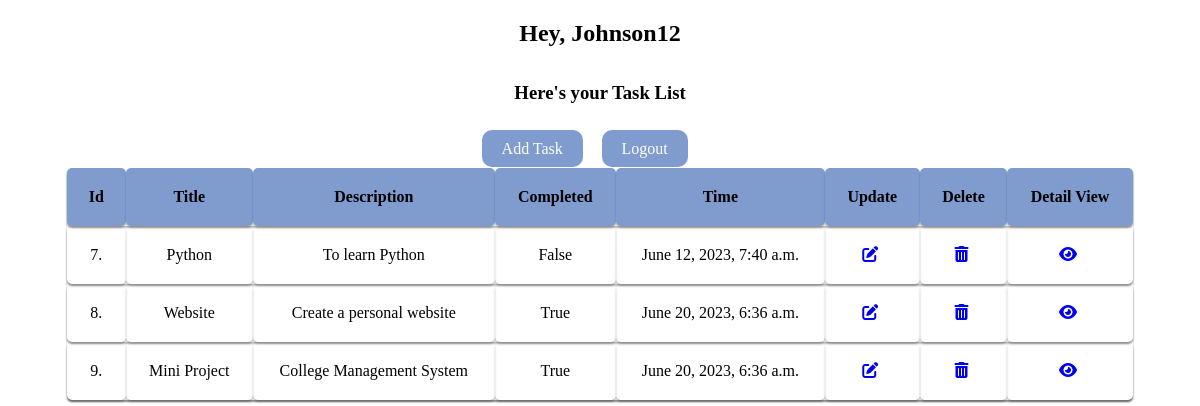
The app's page /list/ (signed in) with its own data.
### todos/models.py (models this page shows, shortened)
class Task(models.Model):
    user = models.ForeignKey(User, on_delete=models.CASCADE, null=True, blank=True)
    title = models.CharField(max_length=150, null=True, blank=True)
    description = models.TextField(default='')
    completed = models.BooleanField(default=False)
    created = models.DateTimeField(auto_now_add=True)

### todos/views.py (the view)
# urls.py: path('list/', TaskList.as_view(), name='task'),  # for class based
class TaskList(LoginRequiredMixin, ListView):
    model = Task  # model that is used
    context_object_name = 'task'  # variable name in template context(making user friendly)
    template_name = 'list.html'
    def get_context_data(self, **kwargs):
        context = super().get_context_data(**kwargs)
        context['task'] = context['task'].filter(user=self.request.user)
        context['count'] = context['task'].filter(completed=False).count()
        return context

### templates/list.html (shortened to what this page needs)
{% load static %}
<!DOCTYPE html>
<html lang="en">
<head>
    <link rel="stylesheet" href="https://cdnjs.cloudflare.com/ajax/libs/font-awesome/6.2.1/css/all.min.css"
/>
    <link rel="stylesheet" href="{% static 'list_style.css' %}">
</head>
<body>
<div class="header-bar">
    <div>
        <h2>Hey, {{ user.username | title}}</h2>
        <h3>Here's your Task List</h3>
    </div>
</div>
<div class="task-btn">
    <div class="add-btn">
        <a href="{% url 'task-create' %}">Add Task</a>
    </div>
    <div class="logout-btn">
        {% if request.user.is_authenticated %}
        <a class="btn" href="{% url 'logout' %}">Logout</a>
        {% else %}
        <a class="btn" href="{% url 'login' %}">Login</a>
        {% endif %}
    </div>
</div>
<table>
    <div class="task-items-wrapper">
        <tr>
            <th>Id</th>
            <th>Title</th>
            <th>Description</th>
            <th>Completed</th>
            <th>Time</th>
            <th>Update</th>
            <th>Delete</th>
            <th>Detail View</th>
        </tr>
        {% for tasks in task %}
        <tr>
            <td>{{tasks.id}}.</td>
            <td>{{tasks.title}}</td>
            <td>{{tasks.description}}</td>
            <td>{{tasks.completed}}</td>
            <td>{{tasks.created}}</td>
            <td><a href="{% url 'task-update' tasks.id %}"><i class="fas fa-edit"></i></a></td>
            <td><a href="{% url 'task-delete' tasks.id %}"><i class="fas fa-trash-alt"></i></a></td>
            <td><a href="{% url 'task-details' tasks.id %}"><i class="fas fa-eye"></i></a></td>
        </tr>
        {% endfor%}
    </div>
</table>
</body>
</html>

### todos/static/list_style.css (style rules this page uses)
body { background: #fff; }
h3 { text-align:center; margin-block: 3%; }
h2 { text-align: center; margin-bottom: 2%; }
.task-btn { width: 20%; margin-inline: auto; margin-block: 10px; display: grid; grid-template-columns: repeat(2, 1fr); gap: 0.2rem; align-items: right; }
.add-btn a { text-decoration: none; background: #809bce; color: #fff; padding: 10px 20px; border-radius: 10px; }
.logout-btn a { text-decoration: none; background: #809bce; color: #fff; padding: 10px 20px; border-radius: 10px; }
table { margin-inline: auto; width: 90%; }
table, tr, td, th { border: none; box-shadow: 0px 2px 2px rgba(0, 0, 0, 0.25); border-collapse:collapse; border-radius: 5px; padding:20px; text-align:center; }
th { background-color: #809bce; }
i.fas { margin-right: 4px; border: none; }

### records on screen
Task: id "7", title "Python", description "To learn Python", completed "False", created "June 12, 2023, 7:40 a.m."
Task: id "8", title "Website", description "Create a personal website", completed "True", created "June 20, 2023, 6:36 a.m."
Task: id "9", title "Mini Project", description "College Management System", completed "True", created "June 20, 2023, 6:36 a.m."

### other values on screen
{{ user.username | title }} "Johnson12"
